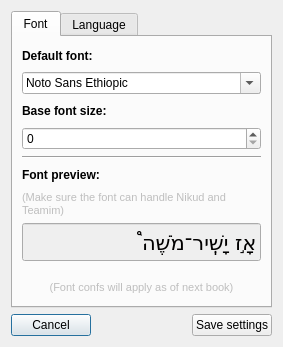
<?xml version="1.0" encoding="UTF-8"?>
<ui version="4.0">
 <class>Settings</class>
 <widget class="QDialog" name="Settings">
  <property name="geometry">
   <rect>
    <x>0</x>
    <y>0</y>
    <width>283</width>
    <height>347</height>
   </rect>
  </property>
  <property name="windowTitle">
   <string>Orayta settings</string>
  </property>
  <layout class="QVBoxLayout" name="verticalLayout_2">
   <item>
    <widget class="QTabWidget" name="tabWidget">
     <property name="currentIndex">
      <number>0</number>
     </property>
     <widget class="QWidget" name="tab">
      <attribute name="title">
       <string>Font</string>
      </attribute>
      <layout class="QVBoxLayout" name="verticalLayout">
       <item>
        <widget class="QLabel" name="label_9">
         <property name="font">
          <font>
           <weight>75</weight>
           <bold>true</bold>
          </font>
         </property>
         <property name="text">
          <string>Default font:</string>
         </property>
        </widget>
       </item>
       <item>
        <widget class="QFontComboBox" name="fontComboBox">
         <property name="layoutDirection">
          <enum>Qt::LeftToRight</enum>
         </property>
         <property name="styleSheet">
          <string>font: 8pt &quot;Sans Serif&quot;;</string>
         </property>
         <property name="currentIndex">
          <number>155</number>
         </property>
         <property name="sizeAdjustPolicy">
          <enum>QComboBox::AdjustToContentsOnFirstShow</enum>
         </property>
         <property name="writingSystem">
          <enum>QFontDatabase::Any</enum>
         </property>
         <property name="currentFont">
          <font>
           <family>Nachlieli CLM</family>
          </font>
         </property>
        </widget>
       </item>
       <item>
        <widget class="QLabel" name="label_4">
         <property name="font">
          <font>
           <weight>75</weight>
           <bold>true</bold>
          </font>
         </property>
         <property name="layoutDirection">
          <enum>Qt::LeftToRight</enum>
         </property>
         <property name="text">
          <string>Base font size:</string>
         </property>
        </widget>
       </item>
       <item>
        <widget class="QSpinBox" name="fonSizeSpinBox"/>
       </item>
       <item>
        <widget class="Line" name="line_2">
         <property name="orientation">
          <enum>Qt::Horizontal</enum>
         </property>
        </widget>
       </item>
       <item>
        <widget class="QLabel" name="label_6">
         <property name="font">
          <font>
           <weight>75</weight>
           <bold>true</bold>
          </font>
         </property>
         <property name="text">
          <string>Font preview:</string>
         </property>
        </widget>
       </item>
       <item>
        <widget class="QLabel" name="label_3">
         <property name="enabled">
          <bool>false</bool>
         </property>
         <property name="font">
          <font>
           <pointsize>8</pointsize>
          </font>
         </property>
         <property name="text">
          <string>(Make sure the font can handle Nikud and Teamim)</string>
         </property>
         <property name="wordWrap">
          <bool>true</bool>
         </property>
        </widget>
       </item>
       <item>
        <widget class="QLineEdit" name="fontPreview">
         <property name="enabled">
          <bool>false</bool>
         </property>
         <property name="palette">
          <palette>
           <active>
            <colorrole role="WindowText">
             <brush brushstyle="SolidPattern">
              <color alpha="255">
               <red>27</red>
               <green>25</green>
               <blue>24</blue>
              </color>
             </brush>
            </colorrole>
            <colorrole role="Dark">
             <brush brushstyle="SolidPattern">
              <color alpha="255">
               <red>1</red>
               <green>0</green>
               <blue>0</blue>
              </color>
             </brush>
            </colorrole>
            <colorrole role="Text">
             <brush brushstyle="SolidPattern">
              <color alpha="255">
               <red>24</red>
               <green>22</green>
               <blue>21</blue>
              </color>
             </brush>
            </colorrole>
            <colorrole role="ButtonText">
             <brush brushstyle="SolidPattern">
              <color alpha="255">
               <red>27</red>
               <green>25</green>
               <blue>24</blue>
              </color>
             </brush>
            </colorrole>
           </active>
           <inactive>
            <colorrole role="WindowText">
             <brush brushstyle="SolidPattern">
              <color alpha="255">
               <red>29</red>
               <green>28</green>
               <blue>28</blue>
              </color>
             </brush>
            </colorrole>
            <colorrole role="Dark">
             <brush brushstyle="SolidPattern">
              <color alpha="255">
               <red>1</red>
               <green>0</green>
               <blue>0</blue>
              </color>
             </brush>
            </colorrole>
            <colorrole role="Text">
             <brush brushstyle="SolidPattern">
              <color alpha="255">
               <red>27</red>
               <green>26</green>
               <blue>26</blue>
              </color>
             </brush>
            </colorrole>
            <colorrole role="ButtonText">
             <brush brushstyle="SolidPattern">
              <color alpha="255">
               <red>29</red>
               <green>28</green>
               <blue>28</blue>
              </color>
             </brush>
            </colorrole>
           </inactive>
           <disabled>
            <colorrole role="WindowText">
             <brush brushstyle="SolidPattern">
              <color alpha="255">
               <red>1</red>
               <green>0</green>
               <blue>0</blue>
              </color>
             </brush>
            </colorrole>
            <colorrole role="Dark">
             <brush brushstyle="SolidPattern">
              <color alpha="255">
               <red>1</red>
               <green>0</green>
               <blue>0</blue>
              </color>
             </brush>
            </colorrole>
            <colorrole role="Text">
             <brush brushstyle="SolidPattern">
              <color alpha="255">
               <red>1</red>
               <green>0</green>
               <blue>0</blue>
              </color>
             </brush>
            </colorrole>
            <colorrole role="ButtonText">
             <brush brushstyle="SolidPattern">
              <color alpha="255">
               <red>1</red>
               <green>0</green>
               <blue>0</blue>
              </color>
             </brush>
            </colorrole>
           </disabled>
          </palette>
         </property>
         <property name="font">
          <font>
           <family>Nachlieli CLM</family>
           <pointsize>16</pointsize>
          </font>
         </property>
         <property name="layoutDirection">
          <enum>Qt::RightToLeft</enum>
         </property>
         <property name="text">
          <string>אָ֣ז יָשִֽׁיר־מֹשֶׁה֩</string>
         </property>
        </widget>
       </item>
       <item>
        <spacer name="verticalSpacer">
         <property name="orientation">
          <enum>Qt::Vertical</enum>
         </property>
         <property name="sizeType">
          <enum>QSizePolicy::Maximum</enum>
         </property>
         <property name="sizeHint" stdset="0">
          <size>
           <width>20</width>
           <height>10</height>
          </size>
         </property>
        </spacer>
       </item>
       <item>
        <widget class="QLabel" name="label_5">
         <property name="enabled">
          <bool>false</bool>
         </property>
         <property name="font">
          <font>
           <pointsize>8</pointsize>
          </font>
         </property>
         <property name="text">
          <string>(Font confs will apply as of next book)</string>
         </property>
         <property name="alignment">
          <set>Qt::AlignCenter</set>
         </property>
        </widget>
       </item>
      </layout>
     </widget>
     <widget class="QWidget" name="tab_2">
      <attribute name="title">
       <string>Language</string>
      </attribute>
      <layout class="QVBoxLayout" name="verticalLayout_3">
       <property name="spacing">
        <number>15</number>
       </property>
       <property name="topMargin">
        <number>17</number>
       </property>
       <property name="bottomMargin">
        <number>15</number>
       </property>
       <item>
        <widget class="QGroupBox" name="groupBox">
         <property name="font">
          <font>
           <pointsize>10</pointsize>
          </font>
         </property>
         <property name="title">
          <string>Custom language</string>
         </property>
         <layout class="QVBoxLayout" name="verticalLayout_4">
          <item>
           <widget class="QComboBox" name="langComboBox"/>
          </item>
          <item>
           <widget class="QLabel" name="label">
            <property name="text">
             <string>&lt;!DOCTYPE HTML PUBLIC &quot;-//W3C//DTD HTML 4.0//EN&quot; &quot;http://www.w3.org/TR/REC-html40/strict.dtd&quot;&gt;
&lt;html&gt;&lt;head&gt;&lt;meta name=&quot;qrichtext&quot; content=&quot;1&quot; /&gt;&lt;style type=&quot;text/css&quot;&gt;
p, li { white-space: pre-wrap; }
&lt;/style&gt;&lt;/head&gt;&lt;body style=&quot; font-family:'Arial'; font-size:10pt; font-weight:400; font-style:normal;&quot;&gt;
&lt;p style=&quot; margin-top:0px; margin-bottom:0px; margin-left:0px; margin-right:0px; -qt-block-indent:0; text-indent:0px;&quot;&gt;&lt;span style=&quot; font-size:7pt;&quot;&gt;Note: Even when using a custom language, some dialogs may still appear in the system's language.&lt;/span&gt;&lt;/p&gt;&lt;/body&gt;&lt;/html&gt;</string>
            </property>
            <property name="textFormat">
             <enum>Qt::AutoText</enum>
            </property>
            <property name="wordWrap">
             <bool>true</bool>
            </property>
           </widget>
          </item>
         </layout>
        </widget>
       </item>
       <item>
        <widget class="QCheckBox" name="systemLangCbox">
         <property name="text">
          <string>Use system language</string>
         </property>
        </widget>
       </item>
       <item>
        <spacer name="verticalSpacer_2">
         <property name="orientation">
          <enum>Qt::Vertical</enum>
         </property>
         <property name="sizeHint" stdset="0">
          <size>
           <width>20</width>
           <height>40</height>
          </size>
         </property>
        </spacer>
       </item>
      </layout>
     </widget>
    </widget>
   </item>
   <item>
    <layout class="QHBoxLayout" name="horizontalLayout">
     <property name="leftMargin">
      <number>0</number>
     </property>
     <property name="topMargin">
      <number>0</number>
     </property>
     <property name="rightMargin">
      <number>0</number>
     </property>
     <item>
      <widget class="QPushButton" name="cancelBTN">
       <property name="text">
        <string>Cancel</string>
       </property>
      </widget>
     </item>
     <item>
      <spacer name="horizontalSpacer">
       <property name="orientation">
        <enum>Qt::Horizontal</enum>
       </property>
       <property name="sizeHint" stdset="0">
        <size>
         <width>40</width>
         <height>20</height>
        </size>
       </property>
      </spacer>
     </item>
     <item>
      <widget class="QPushButton" name="saveConf">
       <property name="text">
        <string>Save settings</string>
       </property>
       <property name="icon">
        <iconset resource="Orayta.qrc">
         <normaloff>:/Icons/configure.png</normaloff>:/Icons/configure.png</iconset>
       </property>
      </widget>
     </item>
    </layout>
   </item>
  </layout>
 </widget>
 <resources>
  <include location="Orayta.qrc"/>
 </resources>
 <connections/>
</ui>
